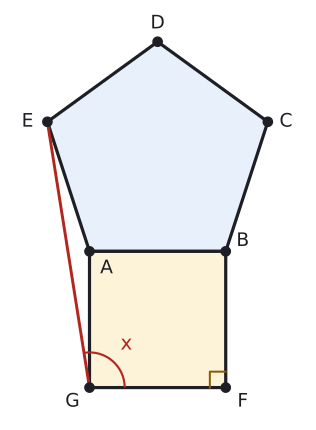

The script that drew this image:
import sys; sys.path.insert(0, "tools")
from cizim import *

# ABCDE düzgün beşgen, ABFG kare (beşgenin dışında, [AB] ortak). [EG] çizilir.
# m(EAG) = 360 − 108 − 90 = 162, AEG ikizkenar -> m(AGE) = 9, x = m(EGF) = 90 + 9 = 99.
a = 2.4
A = np.array([0.0, 0.0]); B = np.array([a, 0.0])
def u(t): return np.array([np.cos(np.radians(t)), np.sin(np.radians(t))])
C = B + a * u(72); D = C + a * u(144); E = D + a * u(216)
F = B + a * u(-90); G = A + a * u(-90)
fig, ax = sekil(4.4, 5.6)
ax.set_aspect("equal"); ax.axis("off")
ax.add_patch(patches.Polygon([A, B, C, D, E], closed=True, facecolor=MAVI_ACIK, edgecolor=YAZI, lw=2.4))
ax.add_patch(patches.Polygon([A, B, F, G], closed=True, facecolor=SARI_ACIK, edgecolor=YAZI, lw=2.4))
ax.plot(*zip(E, G), color=KIRMIZI, lw=2.2)
k = 0.28
for Pk, p1, p2 in ((F, G, B),):
    d1 = (p1 - Pk) / a; d2 = (p2 - Pk) / a
    ax.plot(*zip(Pk + k * d1, Pk + k * (d1 + d2), Pk + k * d2), color=SARI, lw=1.5)
aci(ax, G, F, E, r=0.62, ad="", renk=KIRMIZI)
ge = (E - G) / np.linalg.norm(E - G); gf = (F - G) / a
b = ge + gf; b /= np.linalg.norm(b)
ax.text(*(G + 1.0 * b), "x", color=KIRMIZI, ha="center", va="center", fontsize=15)
print("EGF", np.degrees(np.arccos(ge @ gf)), "AGE", np.degrees(np.arccos(ge @ ((A - G) / a))), "EAG", 360 - 108 - 90)
for k_, v, d in (("A", A, (0.3, -0.3)), ("B", B, (0.3, 0.18)), ("C", C, (0.32, 0)), ("D", D, (0, 0.32)), ("E", E, (-0.35, 0)),
                 ("F", F, (0.3, -0.25)), ("G", G, (-0.3, -0.25))):
    nokta(ax, *v, ""); ax.text(v[0] + d[0], v[1] + d[1], k_, ha="center", va="center", fontsize=14)
ax.set_xlim(E[0] - 0.7, C[0] + 0.7); ax.set_ylim(G[1] - 0.6, D[1] + 0.6)
kaydet(fig, __file__)
